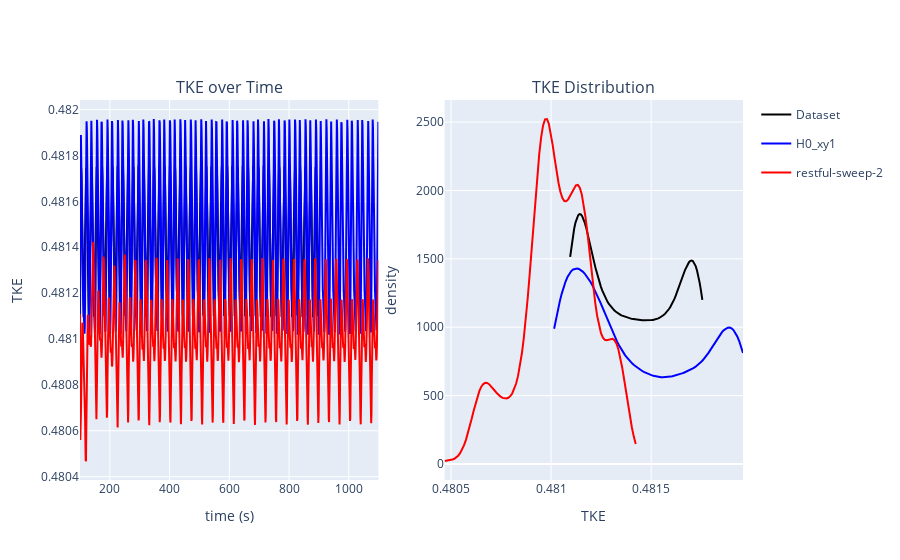

Source (notebook cell):
### Code cell
if debug:
    fig = make_subplots(rows=1, cols=2, column_titles=('TKE over Time','TKE Distribution'))
    t_in = 100
    colors = iter(['Black','Blue','Red'])
    for i, key in enumerate(show_model_list):
        #if key not in show_model_list: continue
        color_i = next(colors)
        fig.add_trace(go.Scatter(x=np.arange(t_in, t_in+models[key]['tke'].shape[0]),  y=models[key]['tke'],  mode='lines', line=dict(color=color_i), showlegend=False, name=key, legendgroup=key), row=1, col=1)
        fig.add_trace(go.Scatter(x=models[key]['tke_bin'], y=models[key]['tke_density'], mode='lines', line=dict(color=color_i), name=key, legendgroup=key), row=1, col=2)
    fig.update_xaxes(title_text="time (s)", row=1, col=1); fig.update_yaxes(title_text="TKE", row=1, col=1)
    fig.update_xaxes(title_text="TKE", row=1, col=2); fig.update_yaxes(title_text="density", row=1, col=2)
    fig.show()
